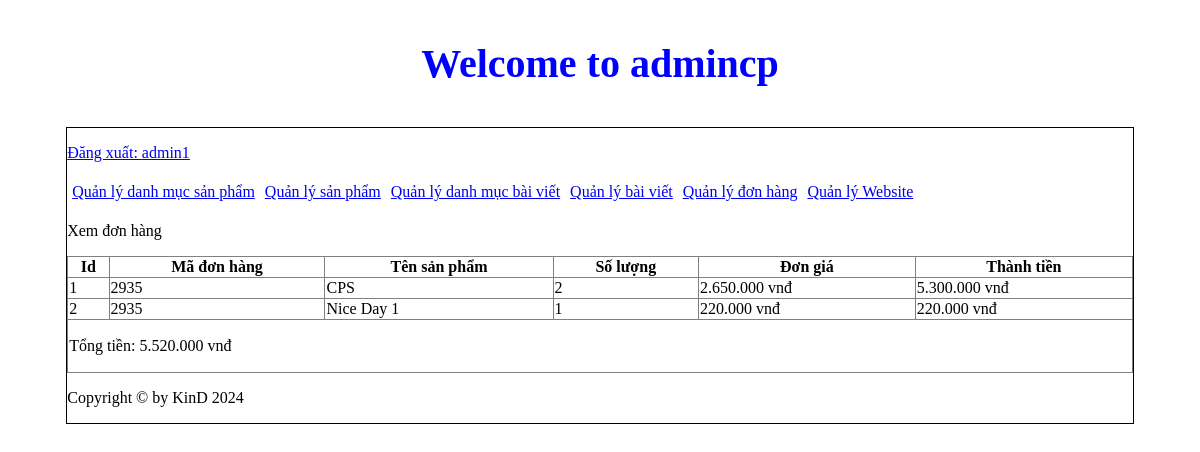
/admincp/index.php?action=donhang&query=xemdonhang&code=2935 (signed in), run on the app's committed database.
### tables this page shows
CREATE TABLE `tbl_cart_details` (
  `id_cart_details` int(11) NOT NULL,
  `code_cart` varchar(10) NOT NULL,
  `id_sanpham` int(11) NOT NULL,
  `soluongmua` int(11) NOT NULL
);

CREATE TABLE `tbl_sanpham` (
  `id_sanpham` int(11) NOT NULL,
  `tensanpham` varchar(250) NOT NULL,
  `masp` varchar(100) NOT NULL,
  `giasp` varchar(50) NOT NULL,
  `soluong` int(11) NOT NULL,
  `hinhanh` varchar(50) NOT NULL,
  `tomtat` tinytext NOT NULL,
  `noidung` text NOT NULL,
  `tinhtrang` int(11) NOT NULL,
  `id_danhmuc` int(11) NOT NULL
);

### admincp/modules/quanlydonhang/xemdonhang.php (the view)
<p>Xem đơn hàng</p>
<?php
    $code = $_GET['code'];
    $sql_lietke_dh = "SELECT * FROM tbl_cart_details,tbl_sanpham
    WHERE tbl_cart_details.id_sanpham = tbl_sanpham.id_sanpham
    AND tbl_cart_details.code_cart='".$code."'
    ORDER BY tbl_cart_details.id_cart_details ASC";
    $query_lietke_dh = mysqli_query($mysqli, $sql_lietke_dh);
?>
<table style="width: 100%; border-collapse: collapse" border="1">
    <tr>
        <th>Id</th>
        <th>Mã đơn hàng</th>
        <th>Tên sản phẩm</th>
        <th>Số lượng</th>
        <th>Đơn giá</th>
        <th>Thành tiền</th>
    </tr>
    <?php
        $i = 0;
        $tongtien = 0;
        while($row = mysqli_fetch_array($query_lietke_dh)){
            $i++;
            $thanhtien = $row['giasp']*$row['soluongmua'];
            $tongtien += $thanhtien;
    ?>
    <tr>
        <td><?php echo $i ?></td>
        <td><?php echo $row['code_cart'] ?></td>
        <td><?php echo $row['tensanpham'] ?></td>
        <td><?php echo $row['soluongmua'] ?></td>
        <td><?php echo number_format($row['giasp'],0,',','.'). ' vnđ' ?></td>
        <td><?php echo number_format($thanhtien,0,',','.'). " vnđ" ?></td>
    </tr>
    <?php
        }
    ?>
    <tr>
        <td colspan="6">
            <p>Tổng tiền: <?php echo number_format($tongtien,0,',','.').' vnđ' ?></p>
        </td>
    </tr>
</table>

### data on the page
tbl_cart_details: code_cart "2935", id_sanpham.tensanpham "CPS", soluongmua "2", id_sanpham.giasp "2.650.000", thanhtien "5.300.000"
tbl_cart_details: code_cart "2935", id_sanpham.tensanpham "Nice Day 1", soluongmua "1", id_sanpham.giasp "220.000", thanhtien "220.000"

### other printed values
$_SESSION['dangnhap'] "admin1"
$tongtien "5.520.000"
